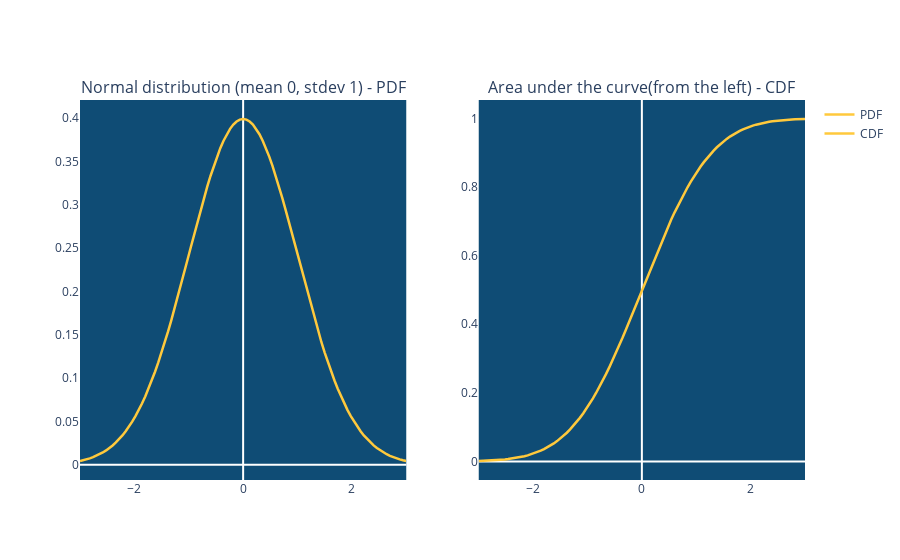

Source (notebook cell):
### Markdown cell above
<h3><center>Introduction: Black Scholes Model</center></h3>
 We begin by introducing the Black and Scholes pricer and make parallels to the base options pricing model in comparison to the Heston.

We suppose that the stock price today is $S_t$ and the strike of the call option is $K$. We also assume that the stock matures at time $T$ and therefore the time to maturity is $T-t$

Finally, we assume our risk free rate is $r$. Also, we assume that we discount continuously in our model. So we know that our strike $K$ only applies at the time of maturity T. 

So the value today of the strike $K$ should be discounted to today for us to find the value of our option today.

We know that the Black and Scholes pricing model gives the following final formula for a call option:
<br>
<br>
$$C = N(d_1)\times S_t - Ke^{-rt} \times N(d_2)$$

$$where:$$          
$$d_1 = \frac{ln \left(\frac{S_t}{K}\right) +  \left( r + \frac{\sigma ^ 2}{2} \right) (T-t)}{\sigma \sqrt{(T-t)}}$$

$$d_2 = d_1 - \sigma t$$

and $N$ is the cumulative distribution function for a normal random variable. 
<br>
<br>

**Side note: Intuition behind the N function in Black Scholes**

$N()$ is just the NORM.DIST function  in Excel. This function takes the following inputs:

      NORM.DIST(x, mean, standard_dev)
      
And calculates, for any input x, the area under the bell curve starting from the left. 

**Example**

Say we have 0 as the mean and 1 as the standard deviation.

This means that at 0 the area of the graph below starting from the furthest point on the left will be exactly half. 

This area represents the probability of a random value selected from a distribution of mean 0 and standard deviation 1 being less than or equal to $x$. 

Therefore, the larger the number $x$ the higher the probability that any random number selected will be less than $x$.

### Code cell
import numpy as np
from plotly.subplots import make_subplots
import plotly.graph_objects as go
from scipy.stats import norm
import warnings
warnings.filterwarnings('ignore')

values = np.linspace(-3, 3, num = 101)
proba = norm.pdf(values)
cdfproba = norm.cdf(values)

fig = make_subplots(rows=1, cols=2, 
                    subplot_titles=['Normal distribution (mean 0, stdev 1) - PDF',
                                                    'Area under the curve(from the left) - CDF'])

fig.add_trace(
    go.Line(x=values, y=proba, name = 'PDF',line = dict(color='#ffc93c', width=2.5)),
    row=1, col=1
)

fig.add_trace(
    go.Line(x=values, y=cdfproba, name = 'CDF',line=dict(color='#ffc93c', width=2.5)),
    row=1, col=2
)
fig.update_layout(plot_bgcolor='#0f4c75')
fig.update_xaxes(showgrid=False)
fig.update_yaxes(showgrid=False)
fig.show()

### Figure 1 — Plotly figure (JSON) as saved in the notebook; plotly's stock layout.template omitted (floating-point values rounded to 4 significant figures)
{"data": [{"line": {"color": "#ffc93c", "width": 2.5}, "name": "PDF", "type": "scatter", "x": [-3, -2.94, -2.88, -2.82, -2.76, -2.7, -2.64, -2.58, -2.52, -2.46, -2.4, -2.34, -2.28, -2.22, -2.16, -2.1, -2.04, -1.98, -1.92, -1.86, -1.8, -1.74, -1.68, -1.62, -1.56, -1.5, -1.44, -1.38, -1.32, -1.26, -1.2, -1.14, -1.08, -1.02, -0.96, -0.9, -0.84, -0.78, -0.72, -0.66, -0.6, -0.54, -0.48, -0.42, -0.36, -0.3, -0.24, -0.18, -0.12, -0.06, 0, 0.06, 0.12, 0.18, 0.24, 0.3, 0.36, 0.42, 0.48, 0.54, 0.6, 0.66, 0.72, 0.78, 0.84, 0.9, 0.96, 1.02, 1.08, 1.14, 1.2, 1.26, 1.32, 1.38, 1.44, 1.5, 1.56, 1.62, 1.68, 1.74, 1.8, 1.86, 1.92, 1.98, 2.04, 2.1, 2.16, 2.22, 2.28, 2.34, 2.4, 2.46, 2.52, 2.58, 2.64, 2.7, 2.76, 2.82, 2.88, 2.94, 3], "xaxis": "x", "y": [0.004432, 0.005296, 0.006307, 0.007483, 0.008846, 0.01042, 0.01223, 0.01431, 0.01667, 0.01936, 0.02239, 0.02582, 0.02965, 0.03394, 0.03871, 0.04398, 0.0498, 0.05618, 0.06316, 0.07074, 0.07895, 0.0878, 0.09728, 0.1074, 0.1182, 0.1295, 0.1415, 0.1539, 0.1669, 0.1804, 0.1942, 0.2083, 0.2227, 0.2371, 0.2516, 0.2661, 0.2803, 0.2943, 0.3079, 0.3209, 0.3332, 0.3448, 0.3555, 0.3653, 0.3739, 0.3814, 0.3876, 0.3925, 0.3961, 0.3982, 0.3989, 0.3982, 0.3961, 0.3925, 0.3876, 0.3814, 0.3739, 0.3653, 0.3555, 0.3448, 0.3332, 0.3209, 0.3079, 0.2943, 0.2803, 0.2661, 0.2516, 0.2371, 0.2227, 0.2083, 0.1942, 0.1804, 0.1669, 0.1539, 0.1415, 0.1295, 0.1182, 0.1074, 0.09728, 0.0878, 0.07895, 0.07074, 0.06316, 0.05618, 0.0498, 0.04398, 0.03871, 0.03394, 0.02965, 0.02582, 0.02239, 0.01936, 0.01667, 0.01431, 0.01223, 0.01042, 0.008846, 0.007483, 0.006307, 0.005296, 0.004432], "yaxis": "y"}, {"line": {"color": "#ffc93c", "width": 2.5}, "name": "CDF", "type": "scatter", "x": [-3, -2.94, -2.88, -2.82, -2.76, -2.7, -2.64, -2.58, -2.52, -2.46, -2.4, -2.34, -2.28, -2.22, -2.16, -2.1, -2.04, -1.98, -1.92, -1.86, -1.8, -1.74, -1.68, -1.62, -1.56, -1.5, -1.44, -1.38, -1.32, -1.26, -1.2, -1.14, -1.08, -1.02, -0.96, -0.9, -0.84, -0.78, -0.72, -0.66, -0.6, -0.54, -0.48, -0.42, -0.36, -0.3, -0.24, -0.18, -0.12, -0.06, 0, 0.06, 0.12, 0.18, 0.24, 0.3, 0.36, 0.42, 0.48, 0.54, 0.6, 0.66, 0.72, 0.78, 0.84, 0.9, 0.96, 1.02, 1.08, 1.14, 1.2, 1.26, 1.32, 1.38, 1.44, 1.5, 1.56, 1.62, 1.68, 1.74, 1.8, 1.86, 1.92, 1.98, 2.04, 2.1, 2.16, 2.22, 2.28, 2.34, 2.4, 2.46, 2.52, 2.58, 2.64, 2.7, 2.76, 2.82, 2.88, 2.94, 3], "xaxis": "x2", "y": [0.00135, 0.001641, 0.001988, 0.002401, 0.00289, 0.003467, 0.004145, 0.00494, 0.005868, 0.006947, 0.008198, 0.009642, 0.0113, 0.01321, 0.01539, 0.01786, 0.02068, 0.02385, 0.02743, 0.03144, 0.03593, 0.04093, 0.04648, 0.05262, 0.05938, 0.06681, 0.07493, 0.08379, 0.09342, 0.1038, 0.1151, 0.1271, 0.1401, 0.1539, 0.1685, 0.1841, 0.2005, 0.2177, 0.2358, 0.2546, 0.2743, 0.2946, 0.3156, 0.3372, 0.3594, 0.3821, 0.4052, 0.4286, 0.4522, 0.4761, 0.5, 0.5239, 0.5478, 0.5714, 0.5948, 0.6179, 0.6406, 0.6628, 0.6844, 0.7054, 0.7257, 0.7454, 0.7642, 0.7823, 0.7995, 0.8159, 0.8315, 0.8461, 0.8599, 0.8729, 0.8849, 0.8962, 0.9066, 0.9162, 0.9251, 0.9332, 0.9406, 0.9474, 0.9535, 0.9591, 0.9641, 0.9686, 0.9726, 0.9761, 0.9793, 0.9821, 0.9846, 0.9868, 0.9887, 0.9904, 0.9918, 0.9931, 0.9941, 0.9951, 0.9959, 0.9965, 0.9971, 0.9976, 0.998, 0.9984, 0.9987], "yaxis": "y2"}], "layout": {"annotations": [{"font": {"size": 16}, "showarrow": false, "text": "Normal distribution (mean 0, stdev 1) - PDF", "x": 0.225, "xanchor": "center", "xref": "paper", "y": 1, "yanchor": "bottom", "yref": "paper"}, {"font": {"size": 16}, "showarrow": false, "text": "Area under the curve(from the left) - CDF", "x": 0.775, "xanchor": "center", "xref": "paper", "y": 1, "yanchor": "bottom", "yref": "paper"}], "plot_bgcolor": "#0f4c75", "xaxis": {"anchor": "y", "domain": [0, 0.45], "showgrid": false}, "xaxis2": {"anchor": "y2", "domain": [0.55, 1], "showgrid": false}, "yaxis": {"anchor": "x", "domain": [0, 1], "showgrid": false}, "yaxis2": {"anchor": "x2", "domain": [0, 1], "showgrid": false}}}
